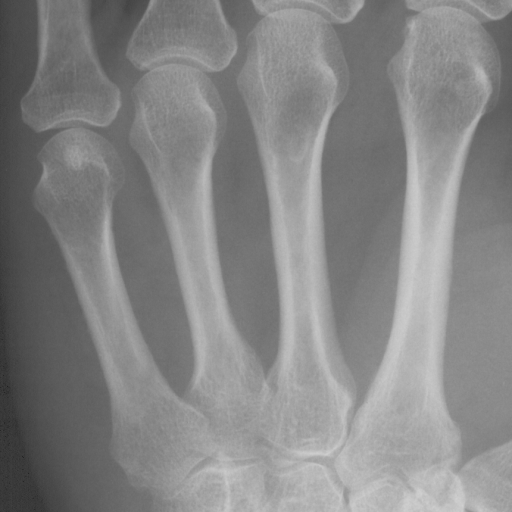
#> input picture exam/data/metacarpals.png, 512 x 512 px, found by its file name
$ python exercise1.py
#> lines starting #> are read from the running program, lines starting #| are printed output that depends on the picture; pictures that were not available may be replaced by others from this repository, and a replacement may not be noted
from skimage import color, io, measure, img_as_ubyte
from skimage.measure import profile_line
from skimage.transform import rescale, resize
import matplotlib.pyplot as plt
import numpy as np
import pydicom as dicom

# Directory containing data and images
in_dir = "data/"

# X-ray image
im_name = "metacarpals.png"

# Read the image.
# Here the directory and the image name is concatenated
# by "+" to give the full path to the image.
im_org = io.imread(in_dir + im_name)
#> im_org is the input picture: shape (512, 512); min 32, max 208, mean 132.8
im_color = io.imread(in_dir + 'ardeche.jpg')
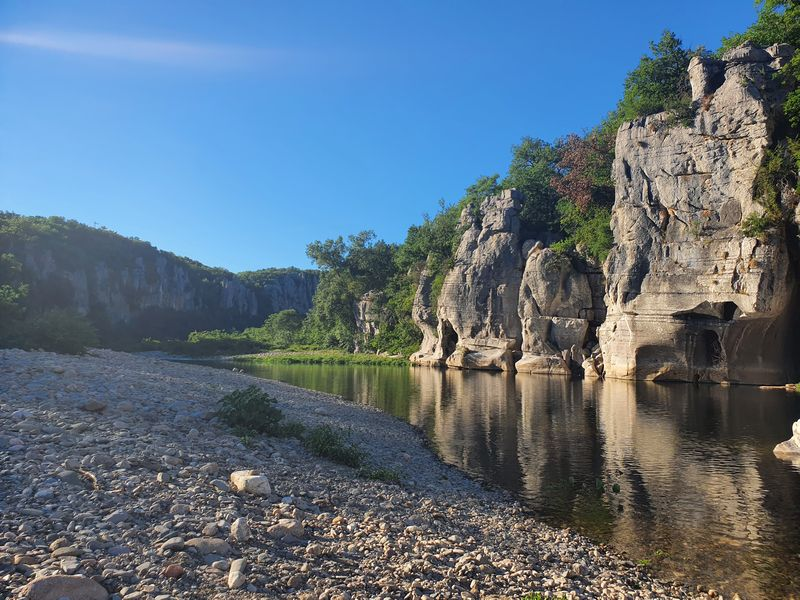
#> input picture exam/data/ardeche.jpg, 800 x 600 px, found by its file name
#> im_color is the input picture: shape (600, 800, 3); mean R, G, B 94.1, 113.1, 129.5
im_personal = io.imread(in_dir + 'P1010266.JPG')
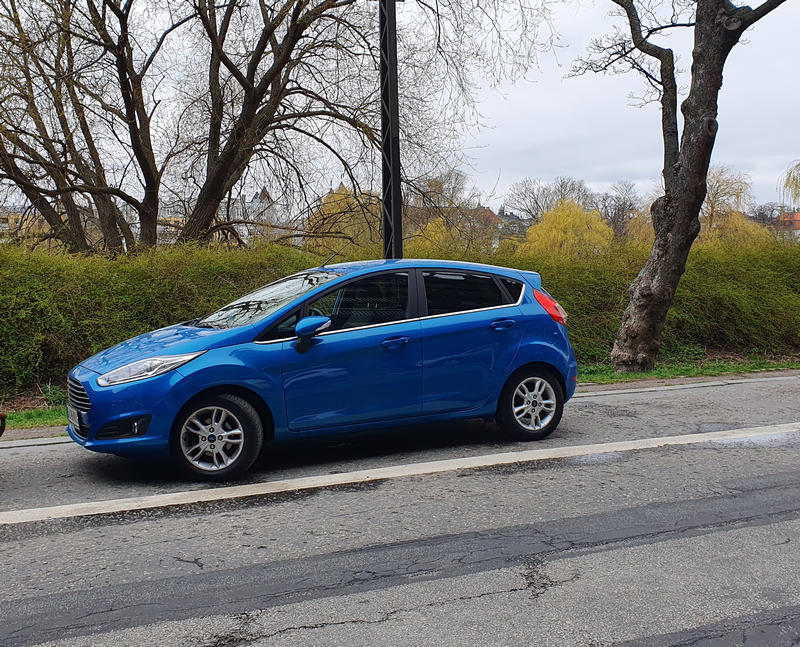
#> input picture exam/data/car.png, 800 x 647 px, given in place of P1010266.JPG, which was not available
#> im_personal is the input picture: shape (647, 800, 3); mean R, G, B 116.1, 118.7, 119.3
im_bright = io.imread(in_dir + 'bright.JPG')
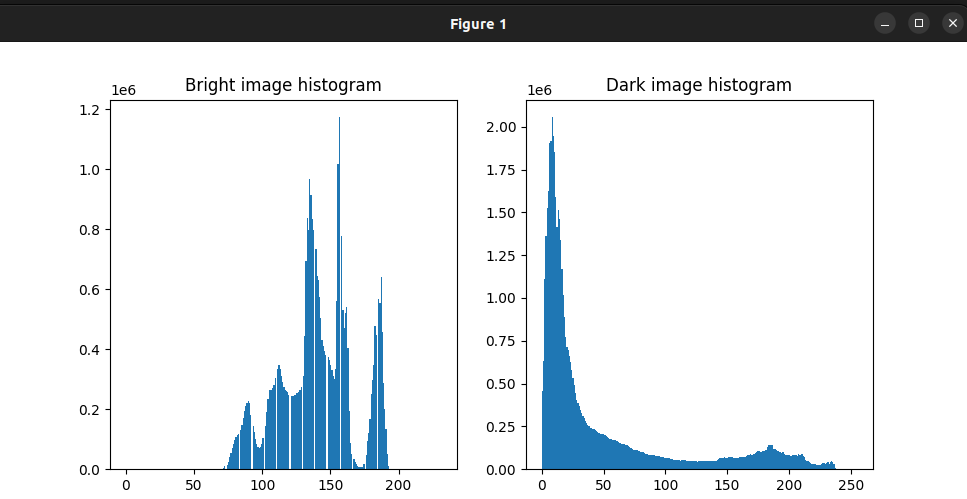
#> input picture exam/data/image.png, 967 x 499 px, given in place of bright.JPG, which was not available
#> im_bright is the input picture: shape (499, 967, 3); mean R, G, B 221.5, 225.9, 229
im_dark = io.imread(in_dir + 'dark.JPG')
im_darkBright = io.imread(in_dir + 'darkBright.jpg')
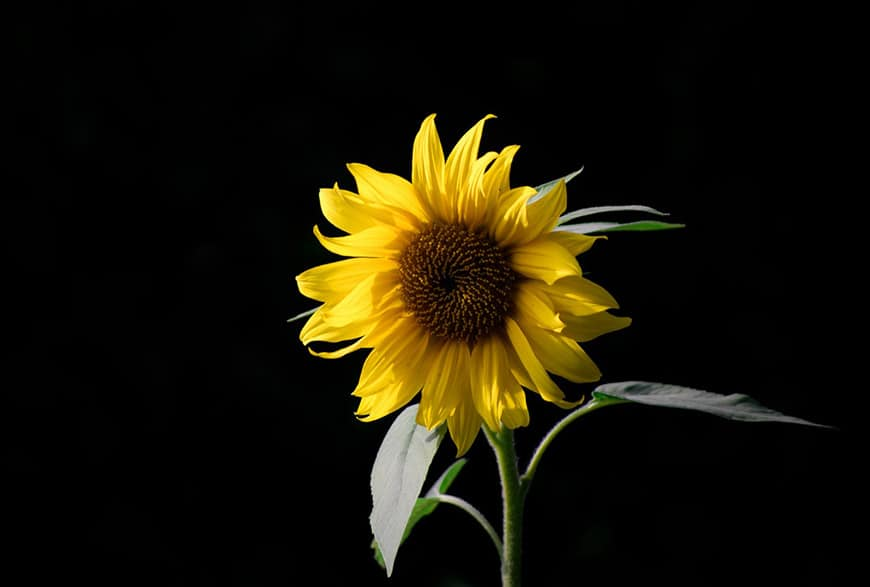
#> input picture exercises/ex1-IntroductionToImageAnalysis/data/darkBright.jpg, 870 x 587 px
#> im_darkBright is the input picture: shape (587, 870, 3); mean R, G, B 25.5, 21.4, 6.4
#> (the run stopped early here; a loop or call above may not have finished)
